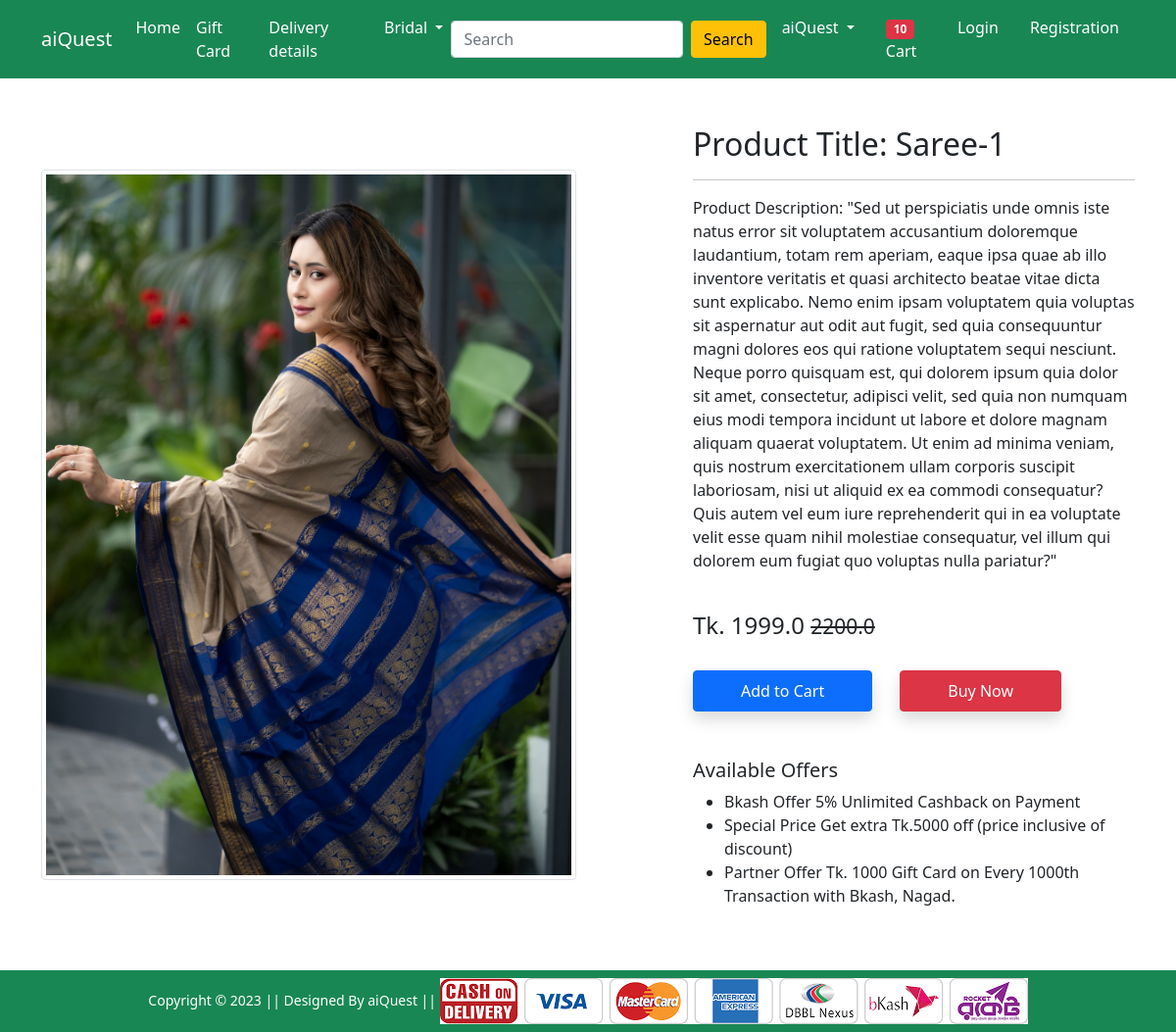
Screenshot of /product-detail/1/ with the database file from the repository.
### Shop/models.py (models this page shows, shortened)
class Product(models.Model):
    title = models.CharField(max_length=100)
    selling_price = models.FloatField()
    discounted_price = models.FloatField()
    description = models.TextField()
    brand = models.CharField(max_length=100)
    category = models.CharField(choices=CATAGORY_CHOICES, max_length=2)
    product_image = models.ImageField(upload_to='productimg')

### Shop/views.py (the view)
# urls.py: path('product-detail/<int:pk>/', views.product_detail.as_view(), name='product-detail'),
class product_detail(View):
     def get(self, request, pk):
          product = Product.objects.get(pk=pk)
          return render(request, 'Shop/productdetail.html', {'product': product})

### Shop/templates/Shop/productdetail.html (shortened to what this page needs)
{% extends 'Shop/base.html' %}
{% load static %}
{% block main-content %}
<div class="container my-5">
    <div class="row">
        <div class="col-sm-6 text-center align-self-center">
            <img src="{{ product.product_image.url }}" alt="" class="img-fluid img-thumbnail">
        </div>
        <div class="col-sm-5 offset-sm-1">
            <h2>Product Title: {{ product.title }}</h2>
            <hr>
            <p>Product Description: {{ product.description }}</p> <br>
            <h4>Tk. {{ product.discounted_price }} <small class="fw-light text-decoration-line-through">{{ product.selling_price }}</small></h4> <br>
            <a href="{% url 'add-to-cart' %}" class="btn btn-primary shadow px-5 py-2">Add to Cart</a>
            <a href="{% url 'buy-now' %}" class="btn btn-danger shadow px-5 py-2 ms-4">Buy Now</a>
            <h5 class="mt-5">Available Offers</h5>
            <ul>
                <li>Bkash Offer 5% Unlimited Cashback on Payment</li>
                <li>Special Price Get extra Tk.5000 off (price inclusive of discount)</li>
                <li>Partner Offer Tk. 1000 Gift Card on Every 1000th Transaction with Bkash, Nagad.</li>
            </ul>
        </div>
    </div>
</div>
{% endblock main-content %}

### rows the page displays
Product: product_image (picture), title "Saree-1", description "\"Sed ut perspiciatis unde omnis iste natus error sit voluptatem accusantium doloremque laudantium, totam rem aperiam, eaque ipsa quae ab illo inventore veritatis et quasi architecto beatae vitae dicta sunt explicabo. Nemo enim ipsam voluptatem quia voluptas sit aspernatur aut odit aut fugit, sed quia consequuntur magni dolores eos qui ratione voluptatem sequi nesciunt. Neque porro quisquam est, qui dolorem ipsum quia dolor sit amet, consectetur, adipisci velit, sed quia non numquam eius modi tempora incidunt ut labore et dolore magnam aliquam quaerat voluptatem. Ut enim ad minima veniam, quis nostrum exercitationem ullam corporis suscipit laboriosam, nisi ut aliquid ex ea commodi…", discounted_price "1999.0", selling_price "2200.0"
